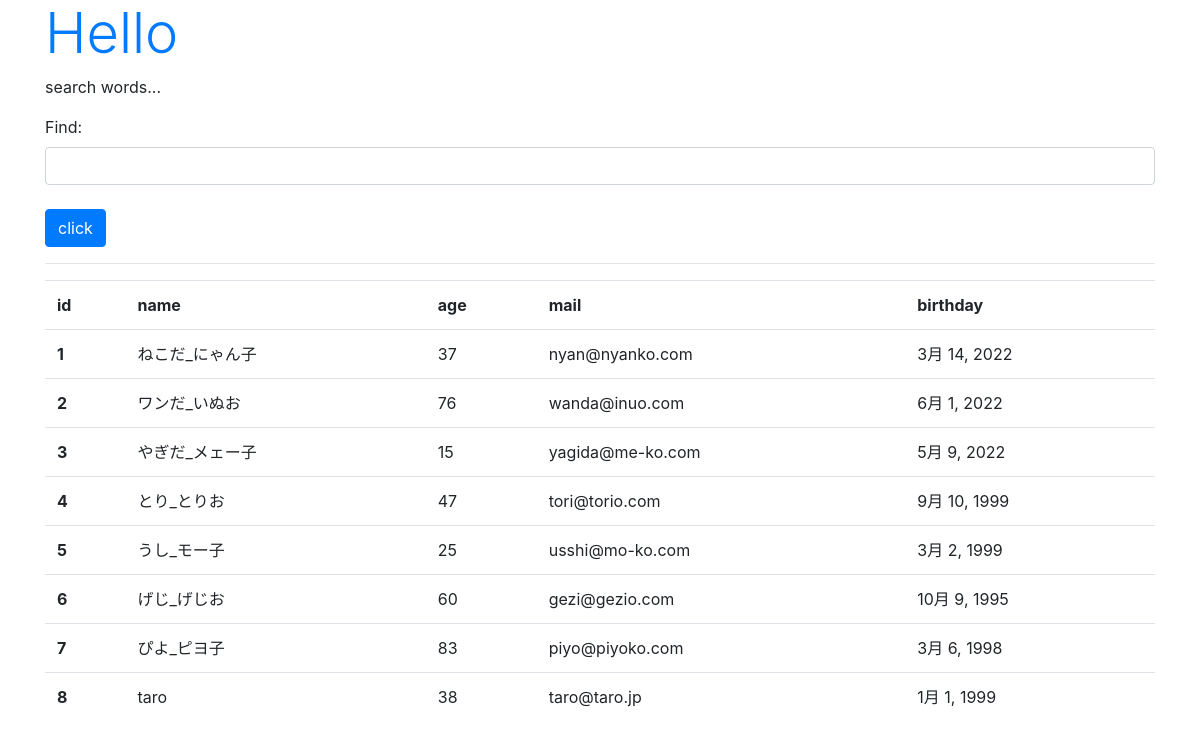
/hello/find, run on the app's committed database.
### hello/models.py (models this page shows, shortened)
class Friend(models.Model):
    name=models.CharField(max_length=100,\
        validators=[number_only])
    mail=models.EmailField(max_length=200)
    gender=models.BooleanField()
    age=models.IntegerField()
    birthday=models.DateField()

### hello/views.py (the view)
# urls.py: path('find',views.find,name='find'),
def find(request):
    if (request.method == 'POST'):
        msg = request.POST['find']
        form = FindForm(request.POST)
        sql = 'select * from hello_friend'
        if (msg != ''):
            sql += ' where ' + msg
        data = Friend.objects.raw(sql)
        msg = sql
    else:
        msg = 'search words...'
        form = FindForm()
        data =Friend.objects.all()
    params = {
        'title': 'Hello',
        'message': msg,
        'form':form,
        'data':data,
    }
    return render(request, 'hello/find.html', params)

### hello/forms.py
class FindForm(forms.Form):
    find=forms.CharField(label='Find',required=False,\
        widget=forms.TextInput(attrs={'class':'form-control'}))

### hello/templates/hello/find.html (shortened to what this page needs)
{% load static %}
<!doctype html>
<html lang="ja">
<head>
    <link rel="stylesheet"
    href="https://stackpath.bootstrapcdn.com/bootstrap/4.3.1/css/bootstrap.min.css"
>
</head>
<body class="container">
    <h1 class="display-4 text-primary">
        {{title}}</h1>
    <p>{{message|safe}}</p>
    <form action="{% url 'find' %}" method="post">
    {{form.as_p}}
    <tr><th></th><td>
        <input type="submit" value="click"
            class="btn btn-primary mt-2"></td></tr>
    </form>
    <hr>
    <table class="table">
        <tr>
            <th>id</th>
            <th>name</th>
            <th>age</th>
            <th>mail</th>
            <th>birthday</th>
        </tr>
    {% for item in data %}
        <tr>
            <th>{{item.id}}</th>
            <td>{{item.name}}</td>
            <td>{{item.age}}</td>
            <td>{{item.mail}}</td>
            <td>{{item.birthday}}</td>
        </tr>
        {% endfor %}
    </table>
</body>
</html>

### data on the page
Friend: id "1", name "ねこだ_にゃん子", age "37", mail "nyan@nyanko.com", birthday "3月 14, 2022"
Friend: id "2", name "ワンだ_いぬお", age "76", mail "wanda@inuo.com", birthday "6月 1, 2022"
Friend: id "3", name "やぎだ_メェー子", age "15", mail "yagida@me-ko.com", birthday "5月 9, 2022"
Friend: id "4", name "とり_とりお", age "47", mail "tori@torio.com", birthday "9月 10, 1999"
Friend: id "5", name "うし_モー子", age "25", mail "usshi@mo-ko.com", birthday "3月 2, 1999"
Friend: id "6", name "げじ_げじお", age "60", mail "gezi@gezio.com", birthday "10月 9, 1995"
Friend: id "7", name "ぴよ_ピヨ子", age "83", mail "piyo@piyoko.com", birthday "3月 6, 1998"
Friend: id "8", name "taro", age "38", mail "taro@taro.jp", birthday "1月 1, 1999"

### other printed values
{{ title }} "Hello"
{{ message|safe }} "search words..."
